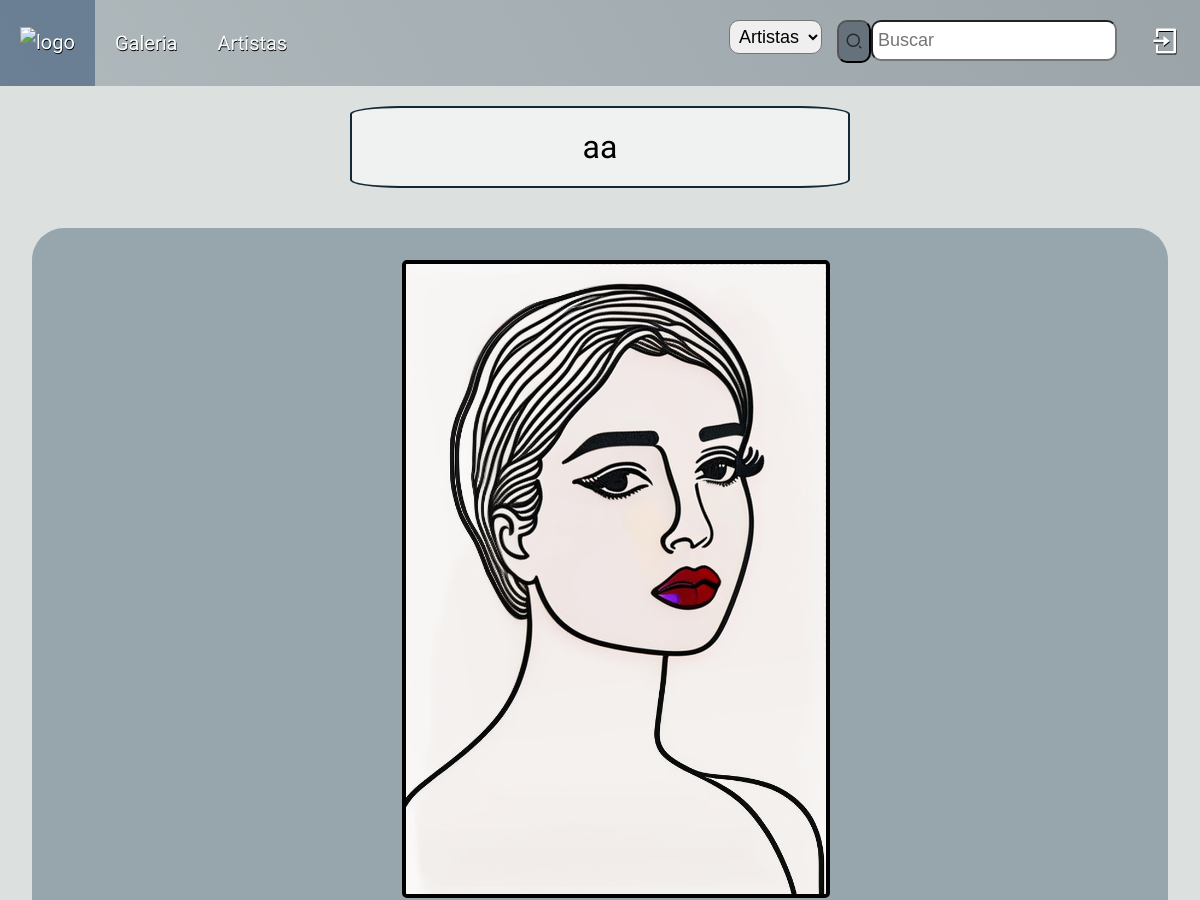
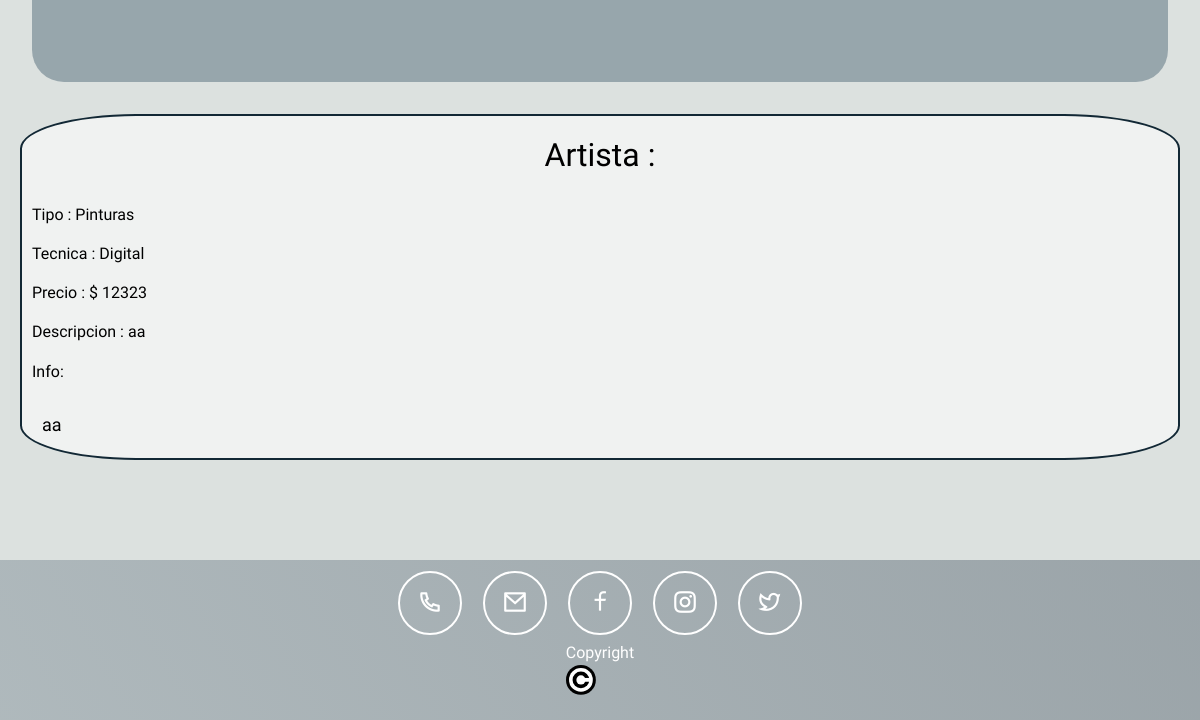
Page /descripcion/6 on the earlier database version (2 pictures, top to bottom).
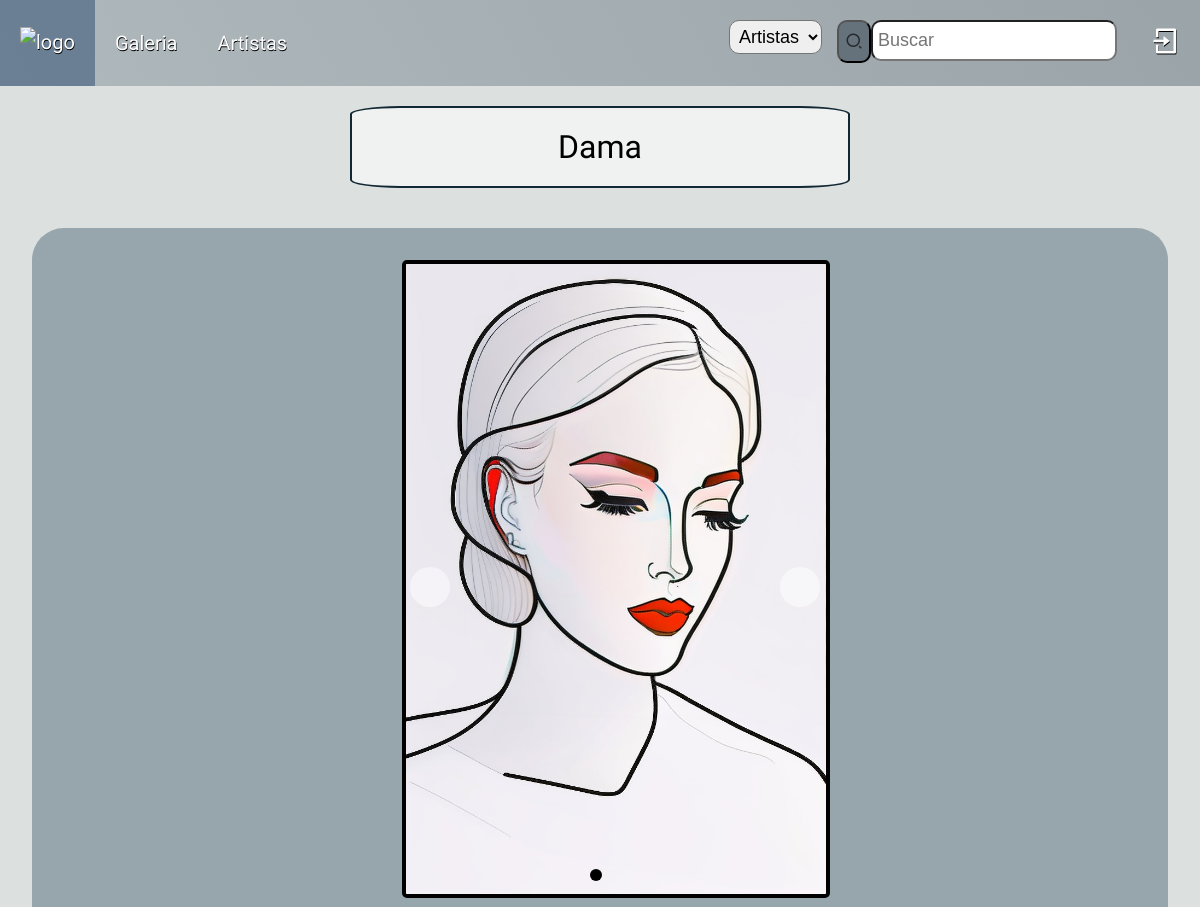
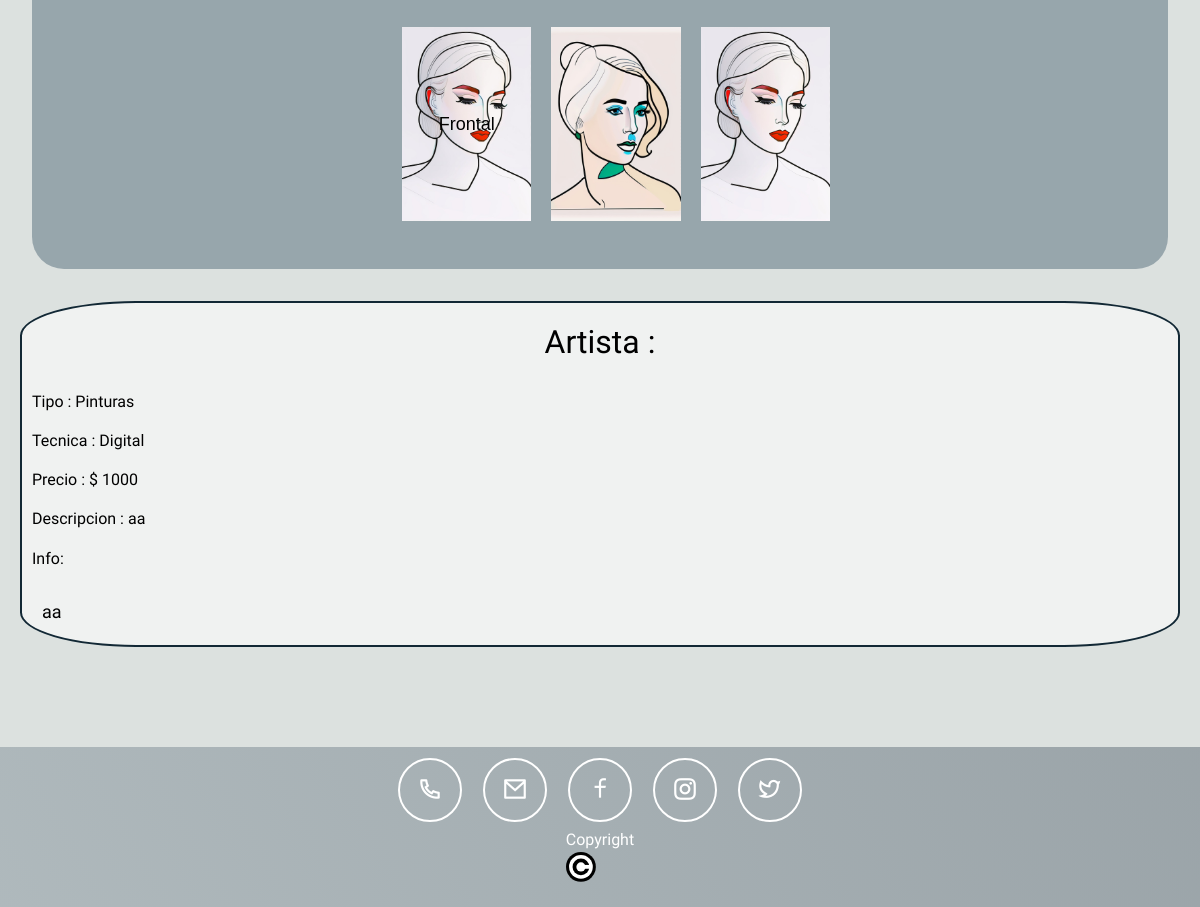
Same page on the later database version (2 pictures, top to bottom).
### webGrupoCero/models.py (models this page shows, shortened)
class Obra(models.Model):
    id_obra= models.AutoField(primary_key=True)
    nombre= models.CharField(max_length=100)
    historia = models.TextField( default='')
    descripcion = models.TextField(default='')
    tecnica= models.ForeignKey(Tecnica, on_delete=models.CASCADE)
    precio = models.IntegerField(default=0)
    categoria = models.ForeignKey(Categoria, on_delete=models.CASCADE)
    foto = models.ImageField(upload_to='obras', null=True, default='')
    estado= models.BooleanField(default=False)
    comentario= models.TextField(default='Sin Comentarios')
    autor= models.ForeignKey(User, on_delete=models.CASCADE, null=True)

class Categoria(models.Model):
    nombre = models.CharField(primary_key=True,max_length=45)
    foto = models.ImageField(upload_to='categorias',null=True)
    def __str__(self) -> str:
        return self.nombre

class Tecnica(models.Model):
    nombre = models.CharField(primary_key=True,max_length=45)
    def __str__(self) -> str:
        return self.nombre

class Galeria(models.Model):
    id= models.AutoField(primary_key=True)
    foto_1= models.ImageField(upload_to='galeria')
    foto_2= models.ImageField(upload_to='galeria')
    foto_3= models.ImageField(upload_to='galeria')
    obra= models.ForeignKey(Obra, on_delete=models.CASCADE)
    angulo_1 = models.CharField(default='Frontal', max_length=100)
    angulo_2 = models.CharField(default='Lateral', max_length=100)
    angulo_3 = models.CharField(default='Trasero', max_length=100)

### webGrupoCero/views.py (the view)
# urls.py: path('descripcion/<id>',descripcion,name='DES'),
def descripcion(request, id):
    obra= Obra.objects.get(id_obra=id)
    galeria= Galeria.objects.all()
    listing = Galeria.objects.filter(obra=obra).first()
    if listing:
        obj_galeria = galeria.get(obra=obra)
        data= {'obra':obra,'galeria':obj_galeria}
        return render(request,"descripcion.html", data)
    else:
        data= {'obra':obra}
        return render(request,"descripcion.html", data)

### webGrupoCero/procesos.py (called while the page is built)
def total(request):
    tot = 0
    if "carrito" in request.session.keys():
        for key, value in request.session["carrito"].items():
            tot += int(value["total"])
    return {"total" :tot}

### webGrupoCero/templates/descripcion.html (shortened to what this page needs)
{% extends "base.html" %}
{% load static %}
{% block contenido %}
<link rel="stylesheet" href="{% static 'CSS/descripcion.css' %}">
<link rel="stylesheet" href="{% static 'CSS/carrusel_descripcion.css' %}">
	<div class="contenedor-texto">
		<h1>{{obra.nombre}}</h1>
    </div>
	<div class="boxxx">
	<div class="boxx">
	  <div class="featured-wrapper">
		<ul class="featured-list">
		{% if galeria == None %}
		<li>
			<figure>
			  <img class="cimg pimg" src="{{obra.foto.url}}" alt="">
			</figure>
		  </li>
		{% else %}
		<li>
			<figure>
			</figure>
		  </li>
		</ul>
		<ul class="dots">
		  <li>
			<label for="image1"></label>
		  </li>
		  <li>
			<label for="image2"></label>
		  </li>
		  <li>
			<label for="image3"></label>
		  </li>
		</ul>
		{% endif %}
	  </div>
	  <ul class="thumb-list">
		<li>
		  <label for="image1">
			<img class="cimg" src="{{galeria.foto_1.url}}" alt="">
			<span class="outer">
			  <span class="inner">{{galeria.angulo_1}}</span>
			</span>
		  </label>
		</li>
		<li>
		  <label for="image2">
			<img class="cimg" src="{{galeria.foto_2.url}}" alt="">
			<span class="outer">
			</span>
		  </label>
		</li>
		<li>
		  <label for="image3">
			<img class="cimg" src="{{galeria.foto_3.url}}" alt="">
			<span class="outer">
			</span>
		  </label>
		</li>
	  </ul>
	</div>
</div>
	<div class="contenedor-texto2">
		<h2>Artista : {{obra.autor.first_name}} {{obra.autor.last_name}}</h2>
		<h3>Tipo : {{obra.categoria}}</h3>
    <h3>Tecnica : {{obra.tecnica}}</h3>
    <h3>Precio  : $ {{obra.precio}}</h3>
		<h3>Descripcion : {{obra.descripcion}}</h3>
		<h3>Info: </h3>
    <p>{{obra.historia}}</p>
	</div>
{% endblock contenido %}

### webGrupoCero/templates/base.html (shortened to what this page needs)
{% load static %}
<!DOCTYPE html>
<html lang="en">
<head>
  <link rel="stylesheet" href="{% static 'CSS/navbar.css' %}" />
  <link href="{% static 'CSS/bootstrap.min.css' %} "rel="stylesheet" />
  <link rel="stylesheet" href="{% static 'CSS/base.css' %}" />
  <link rel="stylesheet" href="{% static 'CSS/remixicon.css' %}" />
  <link href="https://cdn.jsdelivr.net/npm/remixicon@2.5.0/fonts/remixicon.css" rel="stylesheet">
</head>
<body style="background-image: url({% static 'IMG/FondoC.jpg' %}); width: 100%; height: 100%; background-size: 100% 100%; min-height: 100vh;">
<header>
  <div class="topnav" id="myTopnav">
    <a class="active"  href="{% url 'IND'%}"><img src="{% static 'IMG/Logobg.png' %}" alt="logo"  /></a>
    <a href="{% url 'GALE' %}">Galeria</a>
    <a href="{% url 'ART' %}">Artistas</a>
    {% if user.is_authenticated %}
    <a href="{% url 'PERF' %}">Perfil</a>
    <a class="" >Bienvenido: {{user.first_name}}</a>
    <a class="menu ri-logout-box-line" onclick="" href="{% url 'LOGOUT' %}"></a>
    {% else %}
    <a class="menu ri-login-box-line" onclick="" id="login" href="{% url 'REG' %}"></a>
    {% endif %}
{% if request.path == '/registro/' %}
{% else %}
    <div class="caja">
      <form action="{% url 'BUSC' %}" class="search-bar" method="post">
      <input name="txtbusca" class="busca" type="search" placeholder="Buscar" aria-label="Search" required>
      <button class="bubtn ri-search-2-line" type="submit"></button>
      <select class="busca" id="cbobusca" name="cbobusca">
        <option value="Artistas" id="opcion">Artistas</option>
      </select>
      </form>
    </div>
{% endif %}
  </div>
</header>
  <main>
   {% block contenido %}
   {% endblock contenido %}
    <footer>
      <section class="footer">
        <div class="icons">
          <a href="#" class="icon icon--phone">
            <i class="ri-phone-line"></i>
          </a>
          <a href="{% url 'CONT' %}" class="icon icon--mail" id="icon--mail">
            <i class="ri-mail-line"></i>
            <a href="#" class="icon icon--facebook">
              <i class="ri-facebook-line"></i>
            </a>
            <a href="#" class="icon icon--instagram">
              <i class="ri-instagram-line"></i>
            </a>
            <a href="#" class="icon icon--twitter">
              <i class="ri-twitter-line"></i>
            </a>
        </div>
        <div>
          <label for="copy">Copyright</label>
          <img class="copy" src="{% static 'IMG/Copyright.svg' %}" alt="">
        </div>
      </section>
    </footer>
  </main>
</body>
</html>

### webGrupoCero/static/CSS/navbar.css (style rules this page uses)
.topnav { background: linear-gradient(60deg, #8a98a08c 0%, #65727c8c 100%) no-repeat center; overflow: hidden; }
.topnav a { font-family: 'Sansita', sans-serif, bold ; font-weight: 500; float: left; display: block; color: white; text-shadow: 0.5px 0.5px black; text-align: center; padding: 28px 20px; text-decoration: none; font-size: 20px; }
.topnav .menu { float: right; font-size: 30px; padding: 19px; }
.topnav .busca { float: right; font-size: 18px; margin-right: 15px; margin-top: 20px; border-radius: 10px; padding: 5px; }
.topnav .bubtn { font-family: 'Sansita', sans-serif; font-weight: 400; display: block; background: #65727c; color: #26292B; text-align: center; padding: 6px; float: right; font-size: 18px; margin-top: 20px; border-radius: 10px; cursor: pointer; }
.topnav a.active { background-color: #2042697a; color: white; }
.topnav img { width: 80px; height: 70px; margin-top: -30px; margin-bottom: -25px; }

### webGrupoCero/static/CSS/base.css (style rules this page uses)
body { background: #dce1df; background-position: center; color: #4f585e; text-rendering: optimizeLegibility; min-height: 100vh; }
.icon { padding: 10px; }
.footer { background: linear-gradient(60deg, #8a98a08c 0%, #65727c8c 100%) no-repeat center; background-size: cover; min-height: 20vh; margin-top: 100px; font-family: "Sansita Swashed", cursive; font-weight: 300; font-size: medium; color: #ffffff; padding-bottom:20px; }
.copy { height: 30px; width: 30px; }
.footer { display: grid; place-items: center; }
.icons { display: flex; column-gap: 25px; }
.icon { display: inline-flex; width: 60px; height: 60px; text-decoration: none; font-size: 26px; color: #fff; border-radius: 50%; outline: 2px solid #fff; transition-property: outline-offset, outline-color, background-color; transition-duration: 0.25s; }
.icon i { margin: auto; }

### webGrupoCero/static/CSS/descripcion.css (style rules this page uses)
.contenedor-texto { display: grid; margin: auto; padding: 0px 0; background: rgba(255, 255, 255, 0.575); border: 2px solid #122835; border-radius: 10%; margin: 20px; width: 500px; margin: auto; margin-top: 20px; margin-bottom: 40px; }
.contenedor-texto2 { display: grid; margin: auto; padding: 0px 0; background: rgba(255, 255, 255, 0.575); border: 2px solid #122835; border-radius: 10%; margin: 20px; }
.contenedor-texto2 p { font-family: 'Sansita', sans-serif; font-weight: 400; font-size: large; color: rgb(0, 0, 0); margin: 20px; }
.contenedor-texto h1,h2 { font-family: "Sansita Swashed"; font-weight: 500; font-size: xx-large; color: rgb(0, 0, 0); margin: 20px; text-align: center; }
.contenedor-texto2 h1,h2 { font-family: "Sansita Swashed"; font-weight: 500; font-size: xx-large; color: rgb(0, 0, 0); margin: 20px; text-align: center; }
.contenedor-texto2 h3 { font-family: "Sansita Swashed"; font-weight: 500; font-size: medium; color: rgb(0, 0, 0); margin: 10px; }
.boxxx { background-color: #7a8d97b2; border-radius: 2em; padding: 2em; margin: 2em; }

Differences in the rows shown:
changed Obra "aa": nombre "aa" → "Dama"; precio "12323" → "1000"
added Galeria: foto_1 (picture), angulo_1 "Frontal", foto_2 (picture), foto_3 (picture)
